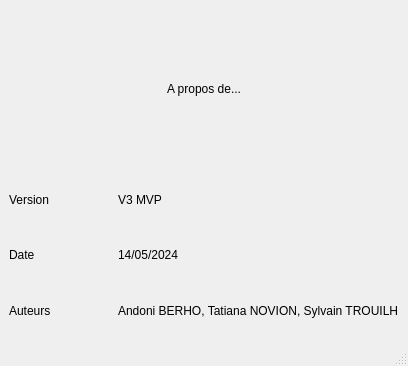
<?xml version="1.0" encoding="UTF-8"?>
<ui version="4.0">
 <class>AProposDe</class>
 <widget class="QMainWindow" name="AProposDe">
  <property name="geometry">
   <rect>
    <x>0</x>
    <y>0</y>
    <width>408</width>
    <height>366</height>
   </rect>
  </property>
  <property name="windowTitle">
   <string>MainWindow</string>
  </property>
  <widget class="QWidget" name="centralwidget">
   <layout class="QVBoxLayout" name="verticalLayout">
    <item>
     <layout class="QHBoxLayout" name="horizontalLayout">
      <property name="spacing">
       <number>2</number>
      </property>
      <property name="sizeConstraint">
       <enum>QLayout::SetFixedSize</enum>
      </property>
      <item>
       <spacer name="horizontalSpacer">
        <property name="orientation">
         <enum>Qt::Horizontal</enum>
        </property>
        <property name="sizeHint" stdset="0">
         <size>
          <width>40</width>
          <height>20</height>
         </size>
        </property>
       </spacer>
      </item>
      <item>
       <widget class="QLabel" name="label">
        <property name="text">
         <string>A propos de...</string>
        </property>
       </widget>
      </item>
      <item>
       <spacer name="horizontalSpacer_2">
        <property name="orientation">
         <enum>Qt::Horizontal</enum>
        </property>
        <property name="sizeHint" stdset="0">
         <size>
          <width>40</width>
          <height>20</height>
         </size>
        </property>
       </spacer>
      </item>
     </layout>
    </item>
    <item>
     <layout class="QGridLayout" name="gridLayout">
      <item row="0" column="0">
       <widget class="QLabel" name="label_2">
        <property name="text">
         <string>Version</string>
        </property>
       </widget>
      </item>
      <item row="1" column="0">
       <widget class="QLabel" name="label_3">
        <property name="text">
         <string>Date</string>
        </property>
       </widget>
      </item>
      <item row="2" column="0">
       <widget class="QLabel" name="label_4">
        <property name="text">
         <string>Auteurs</string>
        </property>
       </widget>
      </item>
      <item row="2" column="1">
       <widget class="QLabel" name="label_5">
        <property name="text">
         <string>Andoni BERHO, Tatiana NOVION, Sylvain TROUILH</string>
        </property>
       </widget>
      </item>
      <item row="1" column="1">
       <widget class="QLabel" name="label_6">
        <property name="text">
         <string>14/05/2024</string>
        </property>
       </widget>
      </item>
      <item row="0" column="1">
       <widget class="QLabel" name="label_7">
        <property name="text">
         <string>V3 MVP</string>
        </property>
       </widget>
      </item>
     </layout>
    </item>
   </layout>
  </widget>
  <widget class="QMenuBar" name="menubar">
   <property name="geometry">
    <rect>
     <x>0</x>
     <y>0</y>
     <width>408</width>
     <height>22</height>
    </rect>
   </property>
  </widget>
  <widget class="QStatusBar" name="statusbar"/>
 </widget>
 <resources/>
 <connections/>
</ui>
